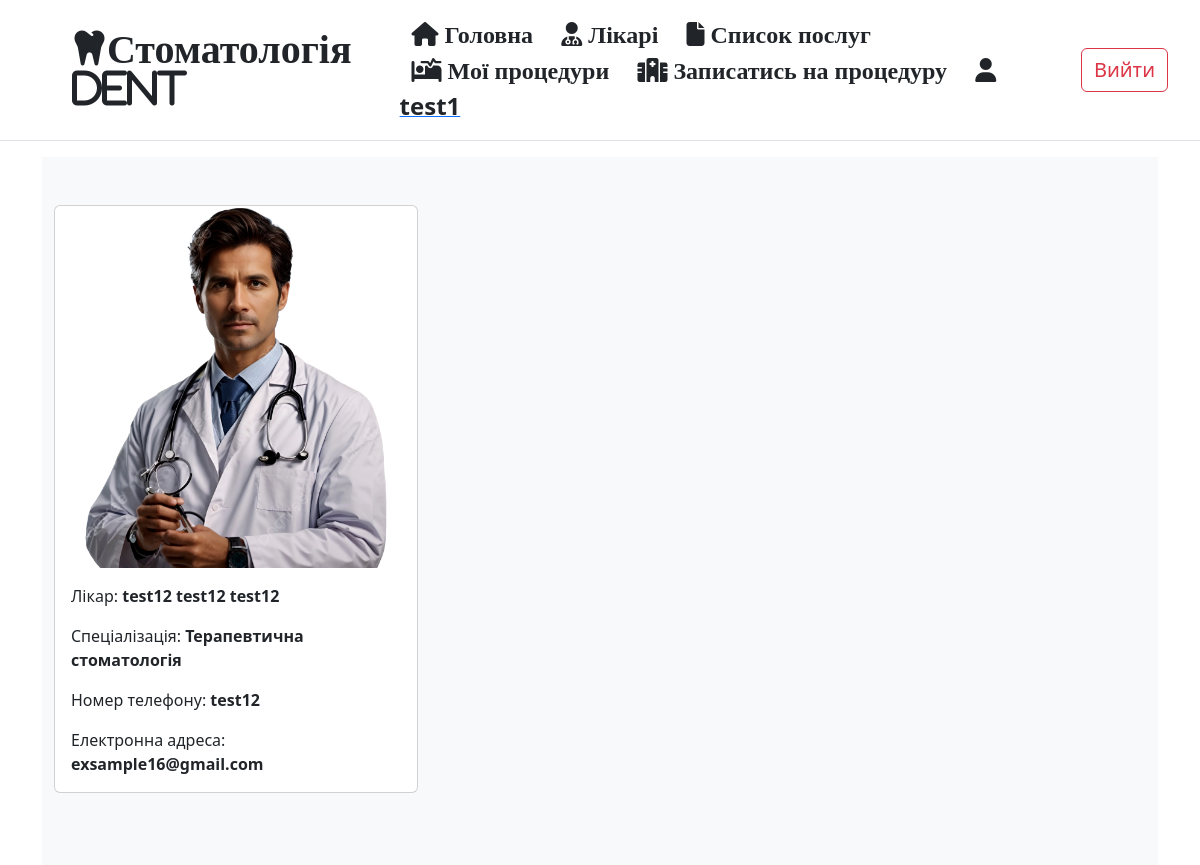
Screenshot of /doctors/2/ (signed in) with the database file from the repository.
### app/models.py (models this page shows, shortened)
class User(db.Model, UserMixin):
    __tablename__ = 'user'
    pk = db.Column(db.Integer(), primary_key=True)
    first_name = db.Column(db.String(100), nullable=False)
    last_name = db.Column(db.String(100), nullable=False)
    middle_name = db.Column(db.String(100), nullable=False)
    username = db.Column(db.String(100), nullable=False, unique=True)
    email = db.Column(db.String(100), nullable=False, unique=True)
    password_hash = db.Column(db.String(256), nullable=False)
    procedures = db.relationship('Procedure', backref='user')
    role_id = db.Column(db.Integer(), db.ForeignKey('role.pk'))
    created_on = db.Column(db.DateTime(), default=datetime.utcnow, nullable=False)
    update_on = db.Column(db.DateTime(), default=datetime.utcnow, onupdate=datetime.utcnow, nullable=False)

class Doctor(db.Model):
    __tablename__ = 'doctor'
    pk = db.Column(db.Integer(), primary_key=True)
    first_name = db.Column(db.String(100), nullable=False)
    last_name = db.Column(db.String(100), nullable=False)
    middle_name = db.Column(db.String(100), nullable=False)
    phone = db.Column(db.String(15), nullable=False)
    email = db.Column(db.String(50), nullable=False)
    specialization = db.Column(db.String(50), nullable=False)
    photo = db.Column(db.String(100), nullable=False)
    procedures = db.relationship('Procedure', backref='doctor')
    created_on = db.Column(db.DateTime(), default=datetime.utcnow, nullable=False)
    update_on = db.Column(db.DateTime(), default=datetime.utcnow, onupdate=datetime.utcnow, nullable=False)

### app/views.py (the view)
@app.route('/doctors/<int:pk>/')
def doctor(pk):
    doc = db.session.query(Doctor).get_or_404(pk)
    return render_template('doctor.html', doctor=doc)

### app/models.py (called while the page is built)
@login_manager.user_loader
def load_user(user_id):
    return db.session.query(User).get(user_id)

### app/templates/doctor.html (shortened to what this page needs)
{% extends 'base.html' %}
{% block content %}
    <div class="album py-5 bg-light">
        <div class="container">
            <div class="col-md-4">
                <div class="card mb-4 box-shadow">
                    <img class="card-img-top" src="{{ url_for('static', filename='images/' + doctor.photo) }}" data-holder-rendered="true">
                    <div class="card-body">
                        <p class="card-text">Лікар: <strong>{{ doctor.last_name }} {{ doctor.first_name }} {{ doctor.middle_name }}</strong></p>
                        <p class="card-text">Спеціалізація: <strong>{{ doctor.specialization }}</strong></p>
                        <p class="card-text">Номер телефону: <strong>{{ doctor.phone }}</strong></p>
                        <p class="card-text">Електронна адреса: <strong>{{ doctor.email }}</strong></p>
                    </div>
                </div>
            </div>
        </div>
    </div>
{% endblock content %}

### app/templates/base.html (shortened to what this page needs)
<!doctype html>
<html lang="en">
<head>
    <link rel="stylesheet" href="https://cdn.jsdelivr.net/npm/bootstrap@5.3.2/dist/css/bootstrap.min.css">
</head>
<body>
    {% block sidebar %}
        <div class="d-flex flex-column flex-md-row align-items-center p-3 px-md-4 mb-3 bg-white border-bottom box-shadow">
            <h1 class="my-0 mr-md-auto font-weight-normal">
                <i class="fa-solid fa-tooth mx-5">Стоматологія DENT</i>
            </h1>
            <nav class="my-2 my-md-0 mr-md-3">
                <a class="p-2 text-dark fs-4 mx-1" href="{{ url_for('index') }}">
                    <i class="fa-solid fa-house"> Головна</i></a>
                <a class="p-2 text-dark fs-4 mx-1" href="{{ url_for('doctors') }}">
                    <i class="fa-solid fa-user-doctor"> Лікарі</i></a>
                <a class="p-2 text-dark fs-4 mx-1" href="{{ url_for('procedure_types') }}">
                    <i class="fa-solid fa-file"> Список послуг</i></a>
                {% if current_user.is_authenticated and (current_user.role.name == 'Адміністратор' or current_user.role.name == 'Супер адмін') %}
                    <a class="btn btn-sm btn-outline-primary" href="{{ url_for('procedure_type_create') }}">Додати послугу</a>
                    <a class="p-2 text-dark fs-4 mx-1" href="{{ url_for('all_procedures') }}">
                        <i class="fa-solid fa-list"> Всі процедури</i></a>
                    <a class="btn btn-sm btn-outline-primary" href="{{ url_for('procedure_create_admin') }}">Додати процедуру</a>
                    {% if current_user.role.name == 'Супер адмін' %}
                        <a href="{{ url_for('admin') }}"><strong class="p-2 text-dark fs-4 mx-1"><i class="fa-solid fa-user-tie"></i> SUPADMIN</strong></a>
                    {% else %}
                        <strong class="p-2 text-dark fs-4 mx-1"><i class="fa-solid fa-user-tie"></i> ADMIN</strong>
                    {% endif %}
                {% elif current_user.is_authenticated and current_user.role.name == 'Пацієнт' %}
                    <a class="p-2 text-dark fs-4 mx-1" href="{{ url_for('my_procedures') }}">
                        <i class="fa-solid fa-bed-pulse"> Мої процедури</i></a>
                    <a class="p-2 text-dark fs-4 mx-1" href="{{ url_for('procedure_create_user') }}">
                        <i class="fa-solid fa-hospital"> Записатись на процедуру</i></a>
                    <a href="{{ url_for('profile') }}"><strong class="p-2 text-dark fs-4 mx-1"><i class="fa-solid fa-user"></i> {{ current_user.username }}</strong></a>
                {% endif %}
            </nav>
            {% if current_user.is_authenticated %}
                <a class="btn btn-outline-danger mx-2 fs-5" href="{{ url_for('logout') }}">Вийти</a>
            {% else %}
                <a class="btn btn-outline-primary mx-2 fs-5" href="{{ url_for('login') }}">Увійти</a>
                <a class="btn btn-outline-primary mx-2 fs-5" href="{{ url_for('registration') }}">Зареєструватись</a>
            {% endif %}
        </div>
    {% endblock sidebar %}
    <div class="container">
        {% block content %} {% endblock content %}
    </div>
</body>
</html>

### rows the page displays
User: username "test1"
Doctor: photo (picture), last_name "test12", first_name "test12", middle_name "test12", specialization "Терапевтична стоматологія", phone "test12", email "exsample16@gmail.com"
